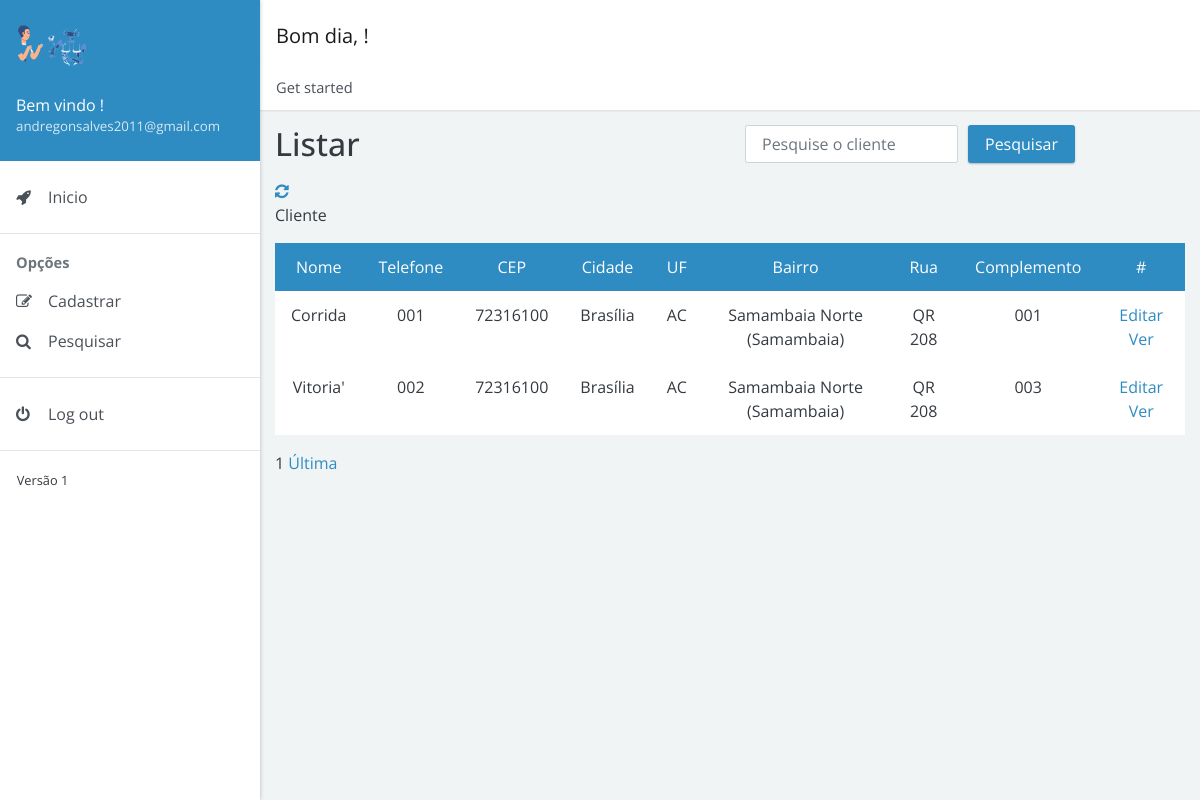
/controle/view/pesquisar/pesquisa_cliente.php (signed in), run on an earlier commit of the app's database.
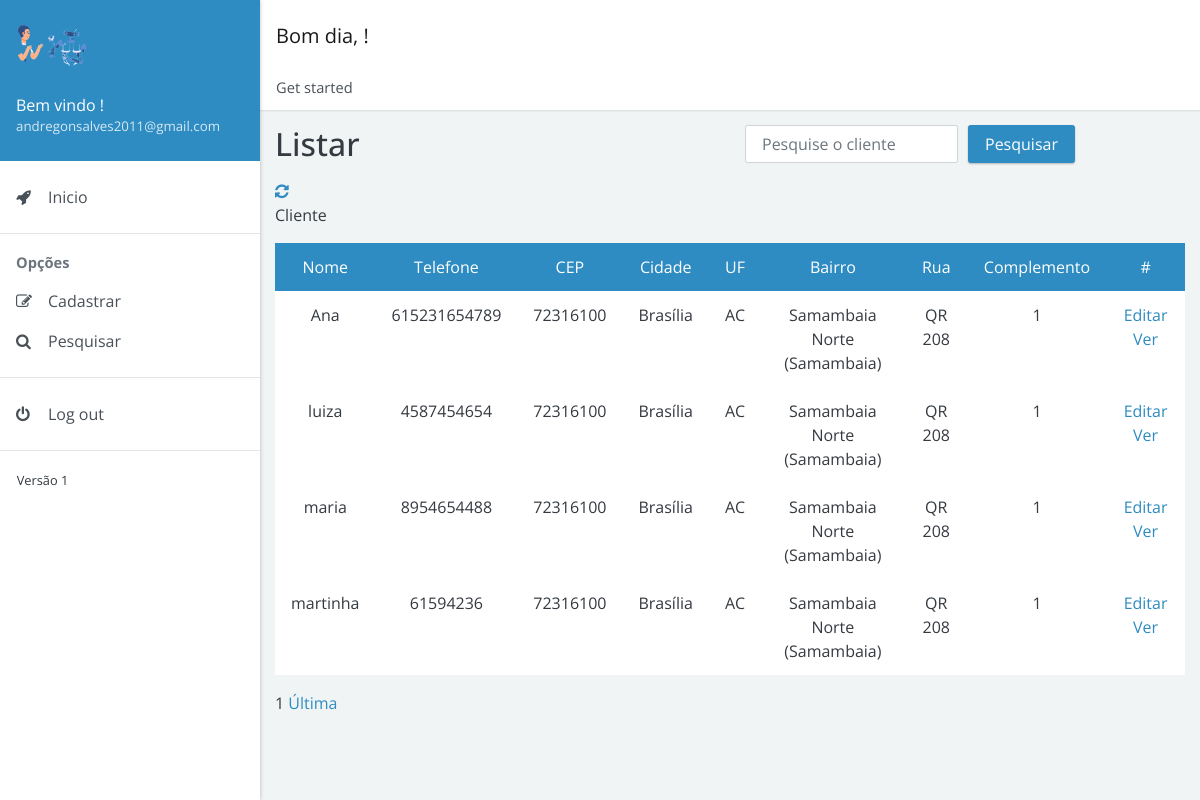
And on a later commit of the database.
### tables this page shows
CREATE TABLE `cliente` (
  `id_cliente` int(11) NOT NULL,
  `nome_completo` varchar(255) DEFAULT NULL,
  `email_cliente` varchar(255) NOT NULL,
  `telefone_celular` varchar(17) DEFAULT NULL,
  `telefone_contato` varchar(17) DEFAULT NULL,
  `endereco_id_endereco` int(11) NOT NULL,
  `login_id_login` int(11) NOT NULL
);

CREATE TABLE `endereco` (
  `id_endereco` int(11) NOT NULL,
  `cep` varchar(10) DEFAULT NULL,
  `cidade` varchar(255) DEFAULT NULL,
  `uf` varchar(2) DEFAULT NULL,
  `bairro` varchar(255) DEFAULT NULL,
  `rua` varchar(255) DEFAULT NULL,
  `complemento` varchar(255) DEFAULT NULL
);

### controle/view/pesquisar/pesquisa_cliente.php (the view, shortened to what the changed rows need)
<!doctype html>
<html lang="pt-br">
<head>
    <link rel="stylesheet" href="https://cdnjs.cloudflare.com/ajax/libs/font-awesome/4.7.0/css/font-awesome.min.css">
    <link href="../../../dist/admin4b.min.css?v=2.1.0" rel="stylesheet">
    <link href="../../../dist/admin4b.min.css" rel="stylesheet" type="text/css">
</head>
<body>
    <div class="app">
        <div class="app-content">
            <div class="content-body">
                <div class="container">
                    <div class="page-header">
                        <div class="row">
                            <div class="col-sm-6 col-md-6">
                                <h1>Listar</h1>
                            </div>
                        </div>
                    </div>
                    <div class="align-items-center">
                        <div class="">
                            <table class="table table-bordered table-hover text-center">
                                <?php
                                include_once '../../../controll/crud/conexao.php';
                                $id_session = $_SESSION['id_controle'];
                                if (isset($_GET['pg']) && $_GET['pg'] != "") {
                                    $pagina_atual = $_GET["pg"];
                                } else {
                                    $pagina_atual = 1;
                                }
                                if (isset($pagina_atual)) {
                                    $pagina_atual = $pagina_atual;
                                } else {
                                    $pagina_atual = 1;
                                }
                                $pagina = (!empty($pagina_atual)) ? $pagina_atual : 1;
                                $qtd_pg = 20;
                                $inicio = ($qtd_pg * $pagina) - $qtd_pg;
                                $pesquisa = $conexao->query("SELECT * FROM cliente INNER JOIN endereco ON endereco_id_endereco = id_endereco INNER JOIN login ON cliente.login_id_login = login.id_login /*WHERE login.id_login = $id_session*/ ORDER BY nome_completo ASC LIMIT $inicio, $qtd_pg");
                                if ($pesquisa && $pesquisa->rowCount() != 0) {
                                    while ($tabela = $pesquisa->fetch()) {
                                        $nome = $tabela['nome_completo'];
                                        $telefone = $tabela['telefone_celular'];
                                        $cep = $tabela['cep'];
                                        $cidade = $tabela['cidade'];
                                        $uf = $tabela['uf'];
                                        $bairro = $tabela['bairro'];
                                        $rua = $tabela['rua'];
                                        $complemento = $tabela['complemento'];
                                        $id = $tabela['id_cliente'];
                                ?>
                                        <tr class="text-center">
                                            <td>
                                                <?= $nome ?>
                                            </td>
                                            <td>
                                                <?= $telefone ?>
                                            </td>
                                            <td>
                                                <?= $cep ?>
                                            </td>
                                            <td>
                                                <?= $cidade ?>
                                            </td>
                                            <td>
                                                <?= $uf ?>
                                            </td>
                                            <td>
                                                <?= $bairro ?>
                                            </td>
                                            <td>
                                                <?= $rua ?>
                                            </td>
                                            <td>
                                                <?= $complemento ?>
                                            </td>
                                            <td><a href="../../model/editar/editar_cliente.php?id=<?= $id ?>" type="submit"><i class="bi bi-pencil-square"></i>
                                                    Editar</a>
                                                <a href="../see/ver.php?id=<?= $id ?>"><i class="bi bi-trash-fill"></i>Ver</a>
                                            </td>
                                        </tr>
                                    <?php
                                    }
                                    ?>
                            </table>
                        <?php
                                } else {
                                    echo "<div class='alert alert-danger' role='alert'>Nenhum usuário encontrado!</div>";
                                }
                        ?>
                        </div>
                    </div>
                </div>
            </div>
</body>
</html>

What changed in the data, as far as the page shows it:
removed cliente: nome_completo "Corrida", telefone_celular "001", endereco_id_endereco.cep "72316100", endereco_id_endereco.cidade "Brasília", endereco_id_endereco.uf "AC", endereco_id_endereco.bairro "Samambaia Norte (Samambaia)", endereco_id_endereco.rua "QR 208", endereco_id_endereco.complemento "001"
removed cliente: nome_completo "Vitoria'", telefone_celular "002", endereco_id_endereco.cep "72316100", endereco_id_endereco.cidade "Brasília", endereco_id_endereco.uf "AC", endereco_id_endereco.bairro "Samambaia Norte (Samambaia)", endereco_id_endereco.rua "QR 208", endereco_id_endereco.complemento "003"
added cliente: nome_completo "Ana", telefone_celular "615231654789", endereco_id_endereco.cep "72316100", endereco_id_endereco.cidade "Brasília", endereco_id_endereco.uf "AC", endereco_id_endereco.bairro "Samambaia Norte (Samambaia)", endereco_id_endereco.rua "QR 208", endereco_id_endereco.complemento "1"
added cliente: nome_completo "luiza", telefone_celular "4587454654", endereco_id_endereco.cep "72316100", endereco_id_endereco.cidade "Brasília", endereco_id_endereco.uf "AC", endereco_id_endereco.bairro "Samambaia Norte (Samambaia)", endereco_id_endereco.rua "QR 208", endereco_id_endereco.complemento "1"
added cliente: nome_completo "maria", telefone_celular "8954654488", endereco_id_endereco.cep "72316100", endereco_id_endereco.cidade "Brasília", endereco_id_endereco.uf "AC", endereco_id_endereco.bairro "Samambaia Norte (Samambaia)", endereco_id_endereco.rua "QR 208", endereco_id_endereco.complemento "1"
added cliente: nome_completo "martinha", telefone_celular "61594236", endereco_id_endereco.cep "72316100", endereco_id_endereco.cidade "Brasília", endereco_id_endereco.uf "AC", endereco_id_endereco.bairro "Samambaia Norte (Samambaia)", endereco_id_endereco.rua "QR 208", endereco_id_endereco.complemento "1"
